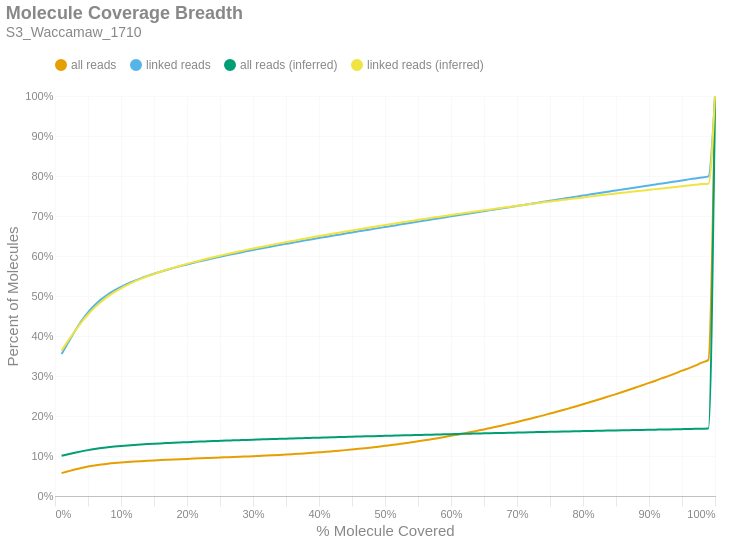

The notebook cell this image was saved under:
### Markdown cell above
### Molecule Read Coverage
This chart shows molecule coverage breadth as computed by the number of bases aligned to that molecule. In other words, "*how much of each unique long molecule is actually sequenced/aligned?*" Keep in mind there is a distinction between sequences and alignments, since some sequences belonging to a particular molecule may not align well and wouldn't appear in the alignment data. This chart also shows molecule coverage breadth as computed by the *inferred fragment* from which the aligned sequences originate. Unlike read coverage, this calculation takes into account the total insert size, including unsequenced gaps between the forward and reverse reads. Like the previous figures, these are cumulative percents.

### Code cell
if SKIPLR:
    print_html(f"Skipped")
else:
    binned_df = consolidated_hist(valids['coverage_bp'], mask, 0.01, True)
    binned_df_inf = consolidated_hist(valids['coverage_inserts'], mask, 0.01, True)
    binned_df = binned_df.with_columns(pl.lit(binned_df_inf['all reads (cumsum)']).alias('all reads (inferred)'))
    binned_df = binned_df.with_columns(pl.lit(binned_df_inf['linked reads (cumsum)']).alias('linked reads (inferred)'))
    binned_df = binned_df.with_columns(
        (pl.col('bin').cast(pl.Float64) + 0.01).alias('right_edge')
    )

    with SafeRender(binned_df):
        (
            density_plot(binned_df, 'Molecule Coverage Breadth', samplename, 'molcov', ['all reads (inferred)','linked reads (inferred)'])
            .encode(
                #x=alt.X('bin:Q', title="% Molecule Covered").axis(format = '%').scale(padding=0),
                x=alt.X('right_edge:Q', title="% Molecule Covered").axis(format='%').scale(padding=0),
                y=alt.Y('value:Q', title='Percent of Molecules')
                    .axis(format='%')
                    .stack(False)
                    .scale(domainMin=0, padding=0),
                color=alt.Color("key:N").scale(domain = ["all reads", "linked reads", "all reads (inferred)", "linked reads (inferred)"]),
                tooltip = [
                    alt.Tooltip("key:N", title = "Data Type"),
                    alt.Tooltip("range_label:N", title="% Molecule Covered"),
                    alt.Tooltip("value:Q", format = ".2%", title="% Molecules")
                ]
            )
        ).display()

### Figure 1 — Vega-Lite specification as saved in the notebook (floating-point values rounded to 4 significant figures)
{"width": "container", "height": 400, "config": {"title": {"anchor": "start", "dy": -15, "fontSize": 18, "color": "#888888", "subtitleColor": "#888888", "subtitleFontSize": 14}, "arc": {"fill": "#0072B2"}, "axis": {"domainColor": "#888888", "domainWidth": 0.5, "gridWidth": 0.2, "grid": false, "titleFontWeight": 400, "titleFontSize": 15, "labelFontSize": 11, "labelColor": "#888888", "tickColor": "#888888", "tickWidth": 0.2, "titleColor": "#888888"}, "axisBand": {"grid": false}, "axisX": {"grid": true, "tickSize": 10, "domainCap": "round"}, "axisY": {"domain": false, "grid": true, "tickSize": 0, "domainCap": "round"}, "background": "transparent", "header": {"labelFontSize": 15, "labelColor": "#888888", "titleFontSize": 15, "titleFontWeight": 600, "titleColor": "#888888"}, "legend": {"labelFont": "sans-serif", "labelFontSize": 12, "labelColor": "#888888", "symbolSize": 100, "symbolType": "circle", "titleFontSize": 12, "titlePadding": 10, "titleColor": "#888888", "title": null, "orient": "top"}, "range": {"category": ["#E69F00", "#56B4E9", "#009E73", "#F0E442", "#0072B2", "#D55E00", "#CC79A7", "#000000"], "diverging": ["#cfe8f3", "#a2d4ec", "#73bfe2", "#46abdb", "#1696d2", "#12719e"]}, "area": {"fill": "#0072B2", "fillOpacity": 0.7, "line": true, "strokeOpacity": 0.7}, "line": {"color": "#0072B2", "stroke": "#0072B2", "strokeWidth": 2}, "trail": {"color": "#0072B2", "stroke": "#0072B2", "strokeWidth": 0, "size": 1}, "point": {"filled": true, "fillOpacity": 1.0, "size": 95}, "text": {"color": "#888888", "fontSize": 11, "align": "right", "fontWeight": 400, "size": 11}, "bar": {"fill": "#0072B2", "stroke": null}, "view": {"stroke": null, "continuousWidth": 660, "continuousHeight": 400}}, "data": {"name": "data-2dab3c6bf9e81a1f8e133b82ff6dc6cc"}, "mark": {"type": "line", "interpolate": "monotone", "point": {"opacity": 0, "size": 275}}, "encoding": {"color": {"field": "key", "scale": {"domain": ["all reads", "linked reads", "all reads (inferred)", "linked reads (inferred)"]}, "type": "nominal"}, "tooltip": [{"field": "key", "title": "Data Type", "type": "nominal"}, {"field": "range_label", "title": "% Molecule Covered", "type": "nominal"}, {"field": "value", "format": ".2%", "title": "% Molecules", "type": "quantitative"}], "x": {"axis": {"format": "%"}, "field": "right_edge", "scale": {"padding": 0}, "title": "% Molecule Covered", "type": "quantitative"}, "y": {"axis": {"format": "%"}, "field": "value", "scale": {"domainMin": 0, "padding": 0}, "stack": false, "title": "Percent of Molecules", "type": "quantitative"}}, "params": [{"name": "param_c36ac31b6afebe62", "select": {"type": "point", "fields": ["key"]}, "bind": "legend"}], "title": {"text": "Molecule Coverage Breadth", "subtitle": "S3_Waccamaw_1710"}, "transform": [{"fold": ["all reads (cumsum)", "linked reads (cumsum)", "all reads (inferred)", "linked reads (inferred)"]}, {"calculate": "replace(datum.key, ' (cumsum)', '')", "as": "key"}, {"filter": {"param": "param_c36ac31b6afebe62"}}], "usermeta": {"embedOptions": {"downloadFileName": "S3_Waccamaw_1710.molcov"}}, "$schema": "https://vega.github.io/schema/vega-lite/v6.1.0.json", "datasets": {"data-2dab3c6bf9e81a1f8e133b82ff6dc6cc": [{"bin": "0.0", "interval": "0.0-0.01", "all reads": 0.05712, "linked reads": 0.355, "all reads (cumsum)": 0.05712, "linked reads (cumsum)": 0.355, "range_label": "0.0-0.01", "all reads (inferred)": 0.1005, "linked reads (inferred)": 0.3635, "right_edge": 0.01}, {"bin": "0.01", "interval": "0.01-0.02", "all reads": 0.004541, "linked reads": 0.02846, "all reads (cumsum)": 0.06166, "linked reads (cumsum)": 0.3835, "range_label": "0.01-0.02", "all reads (inferred)": 0.1044, "linked reads (inferred)": 0.3883, "right_edge": 0.02}, {"bin": "0.02", "interval": "0.02-0.03", "all reads": 0.004469, "linked reads": 0.0283, "all reads (cumsum)": 0.06613, "linked reads (cumsum)": 0.4118, "range_label": "0.02-0.03", "all reads (inferred)": 0.1081, "linked reads (inferred)": 0.4119, "right_edge": 0.03}, {"bin": "0.03", "interval": "0.03-0.04", "all reads": 0.004028, "linked reads": 0.02556, "all reads (cumsum)": 0.07016, "linked reads (cumsum)": 0.4373, "range_label": "0.03-0.04", "all reads (inferred)": 0.1115, "linked reads (inferred)": 0.4339, "right_edge": 0.04}, {"bin": "0.04", "interval": "0.04-0.05", "all reads": 0.003438, "linked reads": 0.02185, "all reads (cumsum)": 0.0736, "linked reads (cumsum)": 0.4592, "range_label": "0.04-0.05", "all reads (inferred)": 0.1147, "linked reads (inferred)": 0.4537, "right_edge": 0.05}, {"bin": "0.05", "interval": "0.05-0.06", "all reads": 0.002786, "linked reads": 0.01766, "all reads (cumsum)": 0.07638, "linked reads (cumsum)": 0.4768, "range_label": "0.05-0.06", "all reads (inferred)": 0.1174, "linked reads (inferred)": 0.4709, "right_edge": 0.06}, {"bin": "0.06", "interval": "0.06-0.07", "all reads": 0.00233, "linked reads": 0.01475, "all reads (cumsum)": 0.07871, "linked reads (cumsum)": 0.4916, "range_label": "0.06-0.07", "all reads (inferred)": 0.1198, "linked reads (inferred)": 0.4858, "right_edge": 0.07}, {"bin": "0.07", "interval": "0.07-0.08", "all reads": 0.001945, "linked reads": 0.01227, "all reads (cumsum)": 0.08066, "linked reads (cumsum)": 0.5039, "range_label": "0.07-0.08", "all reads (inferred)": 0.1217, "linked reads (inferred)": 0.4984, "right_edge": 0.08}, {"bin": "0.08", "interval": "0.08-0.09", "all reads": 0.001618, "linked reads": 0.01018, "all reads (cumsum)": 0.08228, "linked reads (cumsum)": 0.514, "range_label": "0.08-0.09", "all reads (inferred)": 0.1235, "linked reads (inferred)": 0.5095, "right_edge": 0.09}, {"bin": "0.09", "interval": "0.09-0.1", "all reads": 0.001419, "linked reads": 0.008921, "all reads (cumsum)": 0.0837, "linked reads (cumsum)": 0.523, "range_label": "0.09-0.1", "all reads (inferred)": 0.125, "linked reads (inferred)": 0.5192, "right_edge": 0.1}, {"bin": "0.1", "interval": "0.1-0.11", "all reads": 0.001255, "linked reads": 0.007806, "all reads (cumsum)": 0.08495, "linked reads (cumsum)": 0.5308, "range_label": "0.1-0.11", "all reads (inferred)": 0.1264, "linked reads (inferred)": 0.5279, "right_edge": 0.11}, {"bin": "0.11", "interval": "0.11-0.12", "all reads": 0.001115, "linked reads": 0.00695, "all reads (cumsum)": 0.08606, "linked reads (cumsum)": 0.5377, "range_label": "0.11-0.12", "all reads (inferred)": 0.1276, "linked reads (inferred)": 0.5357, "right_edge": 0.12}, {"bin": "0.12", "interval": "0.12-0.13", "all reads": 0.001042, "linked reads": 0.006481, "all reads (cumsum)": 0.08711, "linked reads (cumsum)": 0.5442, "range_label": "0.12-0.13", "all reads (inferred)": 0.1287, "linked reads (inferred)": 0.543, "right_edge": 0.13}, {"bin": "0.13", "interval": "0.13-0.14", "all reads": 0.0009519, "linked reads": 0.005904, "all reads (cumsum)": 0.08806, "linked reads (cumsum)": 0.5501, "range_label": "0.13-0.14", "all reads (inferred)": 0.1297, "linked reads (inferred)": 0.5494, "right_edge": 0.14}, {"bin": "0.14", "interval": "0.14-0.15", "all reads": 0.0009023, "linked reads": 0.005575, "all reads (cumsum)": 0.08896, "linked reads (cumsum)": 0.5557, "range_label": "0.14-0.15", "all reads (inferred)": 0.1307, "linked reads (inferred)": 0.5554, "right_edge": 0.15}, {"bin": "0.15", "interval": "0.15-0.16", "all reads": 0.0008302, "linked reads": 0.005076, "all reads (cumsum)": 0.08979, "linked reads (cumsum)": 0.5608, "range_label": "0.15-0.16", "all reads (inferred)": 0.1316, "linked reads (inferred)": 0.5608, "right_edge": 0.16}, {"bin": "0.16", "interval": "0.16-0.17", "all reads": 0.0007999, "linked reads": 0.004889, "all reads (cumsum)": 0.09059, "linked reads (cumsum)": 0.5656, "range_label": "0.16-0.17", "all reads (inferred)": 0.1324, "linked reads (inferred)": 0.5659, "right_edge": 0.17}, {"bin": "0.17", "interval": "0.17-0.18", "all reads": 0.0007639, "linked reads": 0.004637, "all reads (cumsum)": 0.09136, "linked reads (cumsum)": 0.5703, "range_label": "0.17-0.18", "all reads (inferred)": 0.1332, "linked reads (inferred)": 0.5709, "right_edge": 0.18}, {"bin": "0.18", "interval": "0.18-0.19", "all reads": 0.0007413, "linked reads": 0.004454, "all reads (cumsum)": 0.0921, "linked reads (cumsum)": 0.5747, "range_label": "0.18-0.19", "all reads (inferred)": 0.1339, "linked reads (inferred)": 0.5757, "right_edge": 0.19}, {"bin": "0.19", "interval": "0.19-0.2", "all reads": 0.0007075, "linked reads": 0.004223, "all reads (cumsum)": 0.0928, "linked reads (cumsum)": 0.579, "range_label": "0.19-0.2", "all reads (inferred)": 0.1347, "linked reads (inferred)": 0.5803, "right_edge": 0.2}, {"bin": "0.2", "interval": "0.2-0.21", "all reads": 0.0006875, "linked reads": 0.004048, "all reads (cumsum)": 0.09349, "linked reads (cumsum)": 0.583, "range_label": "0.2-0.21", "all reads (inferred)": 0.1354, "linked reads (inferred)": 0.5847, "right_edge": 0.21}, {"bin": "0.21", "interval": "0.21-0.22", "all reads": 0.0006744, "linked reads": 0.003892, "all reads (cumsum)": 0.09417, "linked reads (cumsum)": 0.5869, "range_label": "0.21-0.22", "all reads (inferred)": 0.136, "linked reads (inferred)": 0.589, "right_edge": 0.22}, {"bin": "0.22", "interval": "0.22-0.23", "all reads": 0.0006645, "linked reads": 0.003825, "all reads (cumsum)": 0.09483, "linked reads (cumsum)": 0.5907, "range_label": "0.22-0.23", "all reads (inferred)": 0.1367, "linked reads (inferred)": 0.593, "right_edge": 0.23}, {"bin": "0.23", "interval": "0.23-0.24", "all reads": 0.0006569, "linked reads": 0.003716, "all reads (cumsum)": 0.09549, "linked reads (cumsum)": 0.5944, "range_label": "0.23-0.24", "all reads (inferred)": 0.1373, "linked reads (inferred)": 0.597, "right_edge": 0.24}, {"bin": "0.24", "interval": "0.24-0.25", "all reads": 0.0006661, "linked reads": 0.00369, "all reads (cumsum)": 0.09615, "linked reads (cumsum)": 0.5981, "range_label": "0.24-0.25", "all reads (inferred)": 0.1379, "linked reads (inferred)": 0.6008, "right_edge": 0.25}, {"bin": "0.25", "interval": "0.25-0.26", "all reads": 0.0006371, "linked reads": 0.003462, "all reads (cumsum)": 0.09679, "linked reads (cumsum)": 0.6016, "range_label": "0.25-0.26", "all reads (inferred)": 0.1385, "linked reads (inferred)": 0.6045, "right_edge": 0.26}, {"bin": "0.26", "interval": "0.26-0.27", "all reads": 0.0006344, "linked reads": 0.003375, "all reads (cumsum)": 0.09743, "linked reads (cumsum)": 0.605, "range_label": "0.26-0.27", "all reads (inferred)": 0.1391, "linked reads (inferred)": 0.6081, "right_edge": 0.27}, {"bin": "0.27", "interval": "0.27-0.28", "all reads": 0.0006665, "linked reads": 0.003402, "all reads (cumsum)": 0.09809, "linked reads (cumsum)": 0.6084, "range_label": "0.27-0.28", "all reads (inferred)": 0.1397, "linked reads (inferred)": 0.6117, "right_edge": 0.28}, {"bin": "0.28", "interval": "0.28-0.29", "all reads": 0.000705, "linked reads": 0.003435, "all reads (cumsum)": 0.0988, "linked reads (cumsum)": 0.6118, "range_label": "0.28-0.29", "all reads (inferred)": 0.1402, "linked reads (inferred)": 0.6153, "right_edge": 0.29}, {"bin": "0.29", "interval": "0.29-0.3", "all reads": 0.0006991, "linked reads": 0.003083, "all reads (cumsum)": 0.0995, "linked reads (cumsum)": 0.6149, "range_label": "0.29-0.3", "all reads (inferred)": 0.1408, "linked reads (inferred)": 0.6187, "right_edge": 0.3}, {"bin": "0.3", "interval": "0.3-0.31", "all reads": 0.0007788, "linked reads": 0.003282, "all reads (cumsum)": 0.1003, "linked reads (cumsum)": 0.6182, "range_label": "0.3-0.31", "all reads (inferred)": 0.1413, "linked reads (inferred)": 0.622, "right_edge": 0.31}, {"bin": "0.31", "interval": "0.31-0.32", "all reads": 0.0007842, "linked reads": 0.003083, "all reads (cumsum)": 0.1011, "linked reads (cumsum)": 0.6213, "range_label": "0.31-0.32", "all reads (inferred)": 0.1418, "linked reads (inferred)": 0.6252, "right_edge": 0.32}, {"bin": "0.32", "interval": "0.32-0.33", "all reads": 0.0008319, "linked reads": 0.003031, "all reads (cumsum)": 0.1019, "linked reads (cumsum)": 0.6243, "range_label": "0.32-0.33", "all reads (inferred)": 0.1424, "linked reads (inferred)": 0.6284, "right_edge": 0.33}, {"bin": "0.33", "interval": "0.33-0.34", "all reads": 0.0008771, "linked reads": 0.003033, "all reads (cumsum)": 0.1028, "linked reads (cumsum)": 0.6273, "range_label": "0.33-0.34", "all reads (inferred)": 0.1429, "linked reads (inferred)": 0.6316, "right_edge": 0.34}, {"bin": "0.34", "interval": "0.34-0.35", "all reads": 0.0009193, "linked reads": 0.00301, "all reads (cumsum)": 0.1037, "linked reads (cumsum)": 0.6303, "range_label": "0.34-0.35", "all reads (inferred)": 0.1434, "linked reads (inferred)": 0.6347, "right_edge": 0.35}, {"bin": "0.35", "interval": "0.35-0.36", "all reads": 0.0009775, "linked reads": 0.002968, "all reads (cumsum)": 0.1047, "linked reads (cumsum)": 0.6333, "range_label": "0.35-0.36", "all reads (inferred)": 0.1439, "linked reads (inferred)": 0.6377, "right_edge": 0.36}, {"bin": "0.36", "interval": "0.36-0.37", "all reads": 0.001012, "linked reads": 0.00283, "all reads (cumsum)": 0.1057, "linked reads (cumsum)": 0.6361, "range_label": "0.36-0.37", "all reads (inferred)": 0.1444, "linked reads (inferred)": 0.6408, "right_edge": 0.37}, {"bin": "0.37", "interval": "0.37-0.38", "all reads": 0.001111, "linked reads": 0.002988, "all reads (cumsum)": 0.1068, "linked reads (cumsum)": 0.6391, "range_label": "0.37-0.38", "all reads (inferred)": 0.1449, "linked reads (inferred)": 0.6439, "right_edge": 0.38}, {"bin": "0.38", "interval": "0.38-0.39", "all reads": 0.001144, "linked reads": 0.002939, "all reads (cumsum)": 0.1079, "linked reads (cumsum)": 0.6421, "range_label": "0.38-0.39", "all reads (inferred)": 0.1454, "linked reads (inferred)": 0.6469, "right_edge": 0.39}, {"bin": "0.39", "interval": "0.39-0.4", "all reads": 0.001258, "linked reads": 0.002934, "all reads (cumsum)": 0.1092, "linked reads (cumsum)": 0.645, "range_label": "0.39-0.4", "all reads (inferred)": 0.1459, "linked reads (inferred)": 0.6498, "right_edge": 0.4}, {"bin": "0.4", "interval": "0.4-0.41", "all reads": 0.001231, "linked reads": 0.002735, "all reads (cumsum)": 0.1104, "linked reads (cumsum)": 0.6477, "range_label": "0.4-0.41", "all reads (inferred)": 0.1463, "linked reads (inferred)": 0.6527, "right_edge": 0.41}, {"bin": "0.41", "interval": "0.41-0.42", "all reads": 0.001369, "linked reads": 0.002785, "all reads (cumsum)": 0.1118, "linked reads (cumsum)": 0.6505, "range_label": "0.41-0.42", "all reads (inferred)": 0.1468, "linked reads (inferred)": 0.6555, "right_edge": 0.42}, {"bin": "0.42", "interval": "0.42-0.43", "all reads": 0.001406, "linked reads": 0.002817, "all reads (cumsum)": 0.1132, "linked reads (cumsum)": 0.6533, "range_label": "0.42-0.43", "all reads (inferred)": 0.1473, "linked reads (inferred)": 0.6584, "right_edge": 0.43}, {"bin": "0.43", "interval": "0.43-0.44", "all reads": 0.001489, "linked reads": 0.002762, "all reads (cumsum)": 0.1147, "linked reads (cumsum)": 0.6561, "range_label": "0.43-0.44", "all reads (inferred)": 0.1477, "linked reads (inferred)": 0.6611, "right_edge": 0.44}, {"bin": "0.44", "interval": "0.44-0.45", "all reads": 0.001594, "linked reads": 0.002855, "all reads (cumsum)": 0.1163, "linked reads (cumsum)": 0.6589, "range_label": "0.44-0.45", "all reads (inferred)": 0.1482, "linked reads (inferred)": 0.6639, "right_edge": 0.45}, {"bin": "0.45", "interval": "0.45-0.46", "all reads": 0.001638, "linked reads": 0.002664, "all reads (cumsum)": 0.1179, "linked reads (cumsum)": 0.6616, "range_label": "0.45-0.46", "all reads (inferred)": 0.1486, "linked reads (inferred)": 0.6667, "right_edge": 0.46}, {"bin": "0.46", "interval": "0.46-0.47", "all reads": 0.001715, "linked reads": 0.002722, "all reads (cumsum)": 0.1196, "linked reads (cumsum)": 0.6643, "range_label": "0.46-0.47", "all reads (inferred)": 0.1491, "linked reads (inferred)": 0.6695, "right_edge": 0.47}, {"bin": "0.47", "interval": "0.47-0.48", "all reads": 0.001826, "linked reads": 0.002692, "all reads (cumsum)": 0.1215, "linked reads (cumsum)": 0.667, "range_label": "0.47-0.48", "all reads (inferred)": 0.1495, "linked reads (inferred)": 0.6721, "right_edge": 0.48}, {"bin": "0.48", "interval": "0.48-0.49", "all reads": 0.001832, "linked reads": 0.002704, "all reads (cumsum)": 0.1233, "linked reads (cumsum)": 0.6697, "range_label": "0.48-0.49", "all reads (inferred)": 0.15, "linked reads (inferred)": 0.6747, "right_edge": 0.49}, {"bin": "0.49", "interval": "0.49-0.5", "all reads": 0.002115, "linked reads": 0.002809, "all reads (cumsum)": 0.1254, "linked reads (cumsum)": 0.6725, "range_label": "0.49-0.5", "all reads (inferred)": 0.1504, "linked reads (inferred)": 0.6775, "right_edge": 0.5}, {"bin": "0.5", "interval": "0.5-0.51", "all reads": 0.001911, "linked reads": 0.002598, "all reads (cumsum)": 0.1273, "linked reads (cumsum)": 0.6751, "range_label": "0.5-0.51", "all reads (inferred)": 0.1508, "linked reads (inferred)": 0.6801, "right_edge": 0.51}, {"bin": "0.51", "interval": "0.51-0.52", "all reads": 0.002262, "linked reads": 0.002717, "all reads (cumsum)": 0.1296, "linked reads (cumsum)": 0.6778, "range_label": "0.51-0.52", "all reads (inferred)": 0.1513, "linked reads (inferred)": 0.6827, "right_edge": 0.52}, {"bin": "0.52", "interval": "0.52-0.53", "all reads": 0.002295, "linked reads": 0.002776, "all reads (cumsum)": 0.1319, "linked reads (cumsum)": 0.6806, "range_label": "0.52-0.53", "all reads (inferred)": 0.1517, "linked reads (inferred)": 0.6853, "right_edge": 0.53}, {"bin": "0.53", "interval": "0.53-0.54", "all reads": 0.002399, "linked reads": 0.002704, "all reads (cumsum)": 0.1343, "linked reads (cumsum)": 0.6833, "range_label": "0.53-0.54", "all reads (inferred)": 0.1521, "linked reads (inferred)": 0.6878, "right_edge": 0.54}, {"bin": "0.54", "interval": "0.54-0.55", "all reads": 0.00238, "linked reads": 0.002624, "all reads (cumsum)": 0.1367, "linked reads (cumsum)": 0.6859, "range_label": "0.54-0.55", "all reads (inferred)": 0.1526, "linked reads (inferred)": 0.6904, "right_edge": 0.55}, {"bin": "0.55", "interval": "0.55-0.56", "all reads": 0.002565, "linked reads": 0.002631, "all reads (cumsum)": 0.1392, "linked reads (cumsum)": 0.6886, "range_label": "0.55-0.56", "all reads (inferred)": 0.153, "linked reads (inferred)": 0.6928, "right_edge": 0.56}, {"bin": "0.56", "interval": "0.56-0.57", "all reads": 0.002657, "linked reads": 0.002604, "all reads (cumsum)": 0.1419, "linked reads (cumsum)": 0.6912, "range_label": "0.56-0.57", "all reads (inferred)": 0.1534, "linked reads (inferred)": 0.6953, "right_edge": 0.57}, {"bin": "0.57", "interval": "0.57-0.58", "all reads": 0.002689, "linked reads": 0.00253, "all reads (cumsum)": 0.1446, "linked reads (cumsum)": 0.6937, "range_label": "0.57-0.58", "all reads (inferred)": 0.1538, "linked reads (inferred)": 0.6977, "right_edge": 0.58}, {"bin": "0.58", "interval": "0.58-0.59", "all reads": 0.002858, "linked reads": 0.002679, "all reads (cumsum)": 0.1474, "linked reads (cumsum)": 0.6964, "range_label": "0.58-0.59", "all reads (inferred)": 0.1542, "linked reads (inferred)": 0.7002, "right_edge": 0.59}, {"bin": "0.59", "interval": "0.59-0.6", "all reads": 0.003005, "linked reads": 0.002687, "all reads (cumsum)": 0.1504, "linked reads (cumsum)": 0.6991, "range_label": "0.59-0.6", "all reads (inferred)": 0.1547, "linked reads (inferred)": 0.7026, "right_edge": 0.6}, {"bin": "0.6", "interval": "0.6-0.61", "all reads": 0.002957, "linked reads": 0.002603, "all reads (cumsum)": 0.1534, "linked reads (cumsum)": 0.7017, "range_label": "0.6-0.61", "all reads (inferred)": 0.1551, "linked reads (inferred)": 0.7049, "right_edge": 0.61}, {"bin": "0.61", "interval": "0.61-0.62", "all reads": 0.003171, "linked reads": 0.002657, "all reads (cumsum)": 0.1566, "linked reads (cumsum)": 0.7043, "range_label": "0.61-0.62", "all reads (inferred)": 0.1554, "linked reads (inferred)": 0.7073, "right_edge": 0.62}, {"bin": "0.62", "interval": "0.62-0.63", "all reads": 0.003205, "linked reads": 0.002584, "all reads (cumsum)": 0.1598, "linked reads (cumsum)": 0.7069, "range_label": "0.62-0.63", "all reads (inferred)": 0.1558, "linked reads (inferred)": 0.7096, "right_edge": 0.63}, {"bin": "0.63", "interval": "0.63-0.64", "all reads": 0.003364, "linked reads": 0.002628, "all reads (cumsum)": 0.1631, "linked reads (cumsum)": 0.7095, "range_label": "0.63-0.64", "all reads (inferred)": 0.1562, "linked reads (inferred)": 0.7119, "right_edge": 0.64}, {"bin": "0.64", "interval": "0.64-0.65", "all reads": 0.003385, "linked reads": 0.002578, "all reads (cumsum)": 0.1665, "linked reads (cumsum)": 0.7121, "range_label": "0.64-0.65", "all reads (inferred)": 0.1566, "linked reads (inferred)": 0.7142, "right_edge": 0.65}, {"bin": "0.65", "interval": "0.65-0.66", "all reads": 0.003681, "linked reads": 0.00256, "all reads (cumsum)": 0.1702, "linked reads (cumsum)": 0.7147, "range_label": "0.65-0.66", "all reads (inferred)": 0.157, "linked reads (inferred)": 0.7165, "right_edge": 0.66}, {"bin": "0.66", "interval": "0.66-0.67", "all reads": 0.003541, "linked reads": 0.002631, "all reads (cumsum)": 0.1737, "linked reads (cumsum)": 0.7173, "range_label": "0.66-0.67", "all reads (inferred)": 0.1574, "linked reads (inferred)": 0.7188, "right_edge": 0.67}, {"bin": "0.67", "interval": "0.67-0.68", "all reads": 0.003734, "linked reads": 0.002507, "all reads (cumsum)": 0.1775, "linked reads (cumsum)": 0.7198, "range_label": "0.67-0.68", "all reads (inferred)": 0.1578, "linked reads (inferred)": 0.721, "right_edge": 0.68}, {"bin": "0.68", "interval": "0.68-0.69", "all reads": 0.003767, "linked reads": 0.002574, "all reads (cumsum)": 0.1812, "linked reads (cumsum)": 0.7224, "range_label": "0.68-0.69", "all reads (inferred)": 0.1582, "linked reads (inferred)": 0.7232, "right_edge": 0.69}, {"bin": "0.69", "interval": "0.69-0.7", "all reads": 0.003947, "linked reads": 0.002604, "all reads (cumsum)": 0.1852, "linked reads (cumsum)": 0.725, "range_label": "0.69-0.7", "all reads (inferred)": 0.1586, "linked reads (inferred)": 0.7255, "right_edge": 0.7}, {"bin": "0.7", "interval": "0.7-0.71", "all reads": 0.003959, "linked reads": 0.002652, "all reads (cumsum)": 0.1891, "linked reads (cumsum)": 0.7277, "range_label": "0.7-0.71", "all reads (inferred)": 0.159, "linked reads (inferred)": 0.7277, "right_edge": 0.71}, {"bin": "0.71", "interval": "0.71-0.72", "all reads": 0.004067, "linked reads": 0.002552, "all reads (cumsum)": 0.1932, "linked reads (cumsum)": 0.7302, "range_label": "0.71-0.72", "all reads (inferred)": 0.1593, "linked reads (inferred)": 0.7299, "right_edge": 0.72}, {"bin": "0.72", "interval": "0.72-0.73", "all reads": 0.004183, "linked reads": 0.00255, "all reads (cumsum)": 0.1974, "linked reads (cumsum)": 0.7328, "range_label": "0.72-0.73", "all reads (inferred)": 0.1597, "linked reads (inferred)": 0.732, "right_edge": 0.73}, {"bin": "0.73", "interval": "0.73-0.74", "all reads": 0.004244, "linked reads": 0.00266, "all reads (cumsum)": 0.2016, "linked reads (cumsum)": 0.7354, "range_label": "0.73-0.74", "all reads (inferred)": 0.1601, "linked reads (inferred)": 0.7342, "right_edge": 0.74}, {"bin": "0.74", "interval": "0.74-0.75", "all reads": 0.004531, "linked reads": 0.00263, "all reads (cumsum)": 0.2062, "linked reads (cumsum)": 0.738, "range_label": "0.74-0.75", "all reads (inferred)": 0.1604, "linked reads (inferred)": 0.7363, "right_edge": 0.75}, {"bin": "0.75", "interval": "0.75-0.76", "all reads": 0.004342, "linked reads": 0.002558, "all reads (cumsum)": 0.2105, "linked reads (cumsum)": 0.7406, "range_label": "0.75-0.76", "all reads (inferred)": 0.1608, "linked reads (inferred)": 0.7383, "right_edge": 0.76}, {"bin": "0.76", "interval": "0.76-0.77", "all reads": 0.004551, "linked reads": 0.002569, "all reads (cumsum)": 0.2151, "linked reads (cumsum)": 0.7432, "range_label": "0.76-0.77", "all reads (inferred)": 0.1611, "linked reads (inferred)": 0.7403, "right_edge": 0.77}, {"bin": "0.77", "interval": "0.77-0.78", "all reads": 0.004623, "linked reads": 0.002622, "all reads (cumsum)": 0.2197, "linked reads (cumsum)": 0.7458, "range_label": "0.77-0.78", "all reads (inferred)": 0.1615, "linked reads (inferred)": 0.7424, "right_edge": 0.78}, {"bin": "0.78", "interval": "0.78-0.79", "all reads": 0.004761, "linked reads": 0.002612, "all reads (cumsum)": 0.2244, "linked reads (cumsum)": 0.7484, "range_label": "0.78-0.79", "all reads (inferred)": 0.1619, "linked reads (inferred)": 0.7445, "right_edge": 0.79}, {"bin": "0.79", "interval": "0.79-0.8", "all reads": 0.005049, "linked reads": 0.002614, "all reads (cumsum)": 0.2295, "linked reads (cumsum)": 0.751, "range_label": "0.79-0.8", "all reads (inferred)": 0.1622, "linked reads (inferred)": 0.7465, "right_edge": 0.8}, {"bin": "0.8", "interval": "0.8-0.81", "all reads": 0.00476, "linked reads": 0.002539, "all reads (cumsum)": 0.2342, "linked reads (cumsum)": 0.7536, "range_label": "0.8-0.81", "all reads (inferred)": 0.1626, "linked reads (inferred)": 0.7484, "right_edge": 0.81}, {"bin": "0.81", "interval": "0.81-0.82", "all reads": 0.005, "linked reads": 0.002674, "all reads (cumsum)": 0.2392, "linked reads (cumsum)": 0.7562, "range_label": "0.81-0.82", "all reads (inferred)": 0.1629, "linked reads (inferred)": 0.7505, "right_edge": 0.82}, {"bin": "0.82", "interval": "0.82-0.83", "all reads": 0.00512, "linked reads": 0.002481, "all reads (cumsum)": 0.2444, "linked reads (cumsum)": 0.7587, "range_label": "0.82-0.83", "all reads (inferred)": 0.1632, "linked reads (inferred)": 0.7524, "right_edge": 0.83}, {"bin": "0.83", "interval": "0.83-0.84", "all reads": 0.005228, "linked reads": 0.002719, "all reads (cumsum)": 0.2496, "linked reads (cumsum)": 0.7614, "range_label": "0.83-0.84", "all reads (inferred)": 0.1636, "linked reads (inferred)": 0.7543, "right_edge": 0.84}, {"bin": "0.84", "interval": "0.84-0.85", "all reads": 0.00519, "linked reads": 0.002443, "all reads (cumsum)": 0.2548, "linked reads (cumsum)": 0.7639, "range_label": "0.84-0.85", "all reads (inferred)": 0.1639, "linked reads (inferred)": 0.7563, "right_edge": 0.85}, {"bin": "0.85", "interval": "0.85-0.86", "all reads": 0.005389, "linked reads": 0.002548, "all reads (cumsum)": 0.2602, "linked reads (cumsum)": 0.7664, "range_label": "0.85-0.86", "all reads (inferred)": 0.1642, "linked reads (inferred)": 0.7581, "right_edge": 0.86}, {"bin": "0.86", "interval": "0.86-0.87", "all reads": 0.005418, "linked reads": 0.002509, "all reads (cumsum)": 0.2656, "linked reads (cumsum)": 0.7689, "range_label": "0.86-0.87", "all reads (inferred)": 0.1646, "linked reads (inferred)": 0.7599, "right_edge": 0.87}, {"bin": "0.87", "interval": "0.87-0.88", "all reads": 0.005668, "linked reads": 0.002393, "all reads (cumsum)": 0.2713, "linked reads (cumsum)": 0.7713, "range_label": "0.87-0.88", "all reads (inferred)": 0.1649, "linked reads (inferred)": 0.7617, "right_edge": 0.88}, {"bin": "0.88", "interval": "0.88-0.89", "all reads": 0.005646, "linked reads": 0.002569, "all reads (cumsum)": 0.2769, "linked reads (cumsum)": 0.7739, "range_label": "0.88-0.89", "all reads (inferred)": 0.1652, "linked reads (inferred)": 0.7634, "right_edge": 0.89}, {"bin": "0.89", "interval": "0.89-0.9", "all reads": 0.005863, "linked reads": 0.002581, "all reads (cumsum)": 0.2828, "linked reads (cumsum)": 0.7765, "range_label": "0.89-0.9", "all reads (inferred)": 0.1655, "linked reads (inferred)": 0.7653, "right_edge": 0.9}, {"bin": "0.9", "interval": "0.9-0.91", "all reads": 0.005518, "linked reads": 0.00246, "all reads (cumsum)": 0.2883, "linked reads (cumsum)": 0.7789, "range_label": "0.9-0.91", "all reads (inferred)": 0.1658, "linked reads (inferred)": 0.7672, "right_edge": 0.91}, {"bin": "0.91", "interval": "0.91-0.92", "all reads": 0.006367, "linked reads": 0.00246, "all reads (cumsum)": 0.2947, "linked reads (cumsum)": 0.7814, "range_label": "0.91-0.92", "all reads (inferred)": 0.1662, "linked reads (inferred)": 0.769, "right_edge": 0.92}, {"bin": "0.92", "interval": "0.92-0.93", "all reads": 0.005628, "linked reads": 0.002598, "all reads (cumsum)": 0.3003, "linked reads (cumsum)": 0.784, "range_label": "0.92-0.93", "all reads (inferred)": 0.1665, "linked reads (inferred)": 0.7708, "right_edge": 0.93}, {"bin": "0.93", "interval": "0.93-0.94", "all reads": 0.006188, "linked reads": 0.002478, "all reads (cumsum)": 0.3065, "linked reads (cumsum)": 0.7865, "range_label": "0.93-0.94", "all reads (inferred)": 0.1668, "linked reads (inferred)": 0.7726, "right_edge": 0.94}, {"bin": "0.94", "interval": "0.94-0.95", "all reads": 0.006818, "linked reads": 0.002488, "all reads (cumsum)": 0.3133, "linked reads (cumsum)": 0.789, "range_label": "0.94-0.95", "all reads (inferred)": 0.1672, "linked reads (inferred)": 0.7744, "right_edge": 0.95}, {"bin": "0.95", "interval": "0.95-0.96", "all reads": 0.005829, "linked reads": 0.002577, "all reads (cumsum)": 0.3191, "linked reads (cumsum)": 0.7915, "range_label": "0.95-0.96", "all reads (inferred)": 0.1675, "linked reads (inferred)": 0.7761, "right_edge": 0.96}, {"bin": "0.96", "interval": "0.96-0.97", "all reads": 0.006789, "linked reads": 0.00245, "all reads (cumsum)": 0.3259, "linked reads (cumsum)": 0.794, "range_label": "0.96-0.97", "all reads (inferred)": 0.1678, "linked reads (inferred)": 0.7779, "right_edge": 0.97}, {"bin": "0.97", "interval": "0.97-0.98", "all reads": 0.007466, "linked reads": 0.002506, "all reads (cumsum)": 0.3334, "linked reads (cumsum)": 0.7965, "range_label": "0.97-0.98", "all reads (inferred)": 0.1683, "linked reads (inferred)": 0.7798, "right_edge": 0.98}, {"bin": "0.98", "interval": "0.98-0.99", "all reads": 0.006911, "linked reads": 0.002598, "all reads (cumsum)": 0.3403, "linked reads (cumsum)": 0.7991, "range_label": "0.98-0.99", "all reads (inferred)": 0.1687, "linked reads (inferred)": 0.7809, "right_edge": 0.99}, {"bin": "0.99", "interval": "0.99-1.0", "all reads": 0.6597, "linked reads": 0.2009, "all reads (cumsum)": 1.0, "linked reads (cumsum)": 1.0, "range_label": "0.99-1.0", "all reads (inferred)": 1.0, "linked reads (inferred)": 1.0, "right_edge": 1.0}]}}
